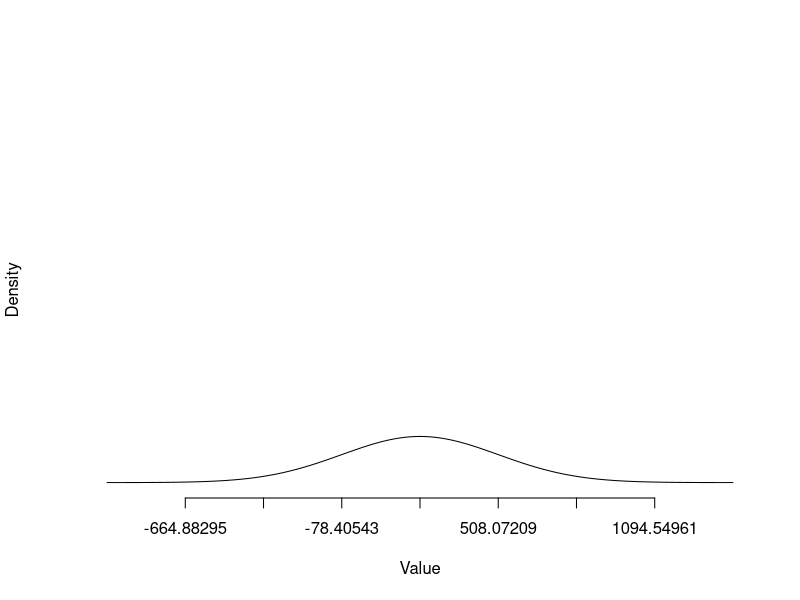
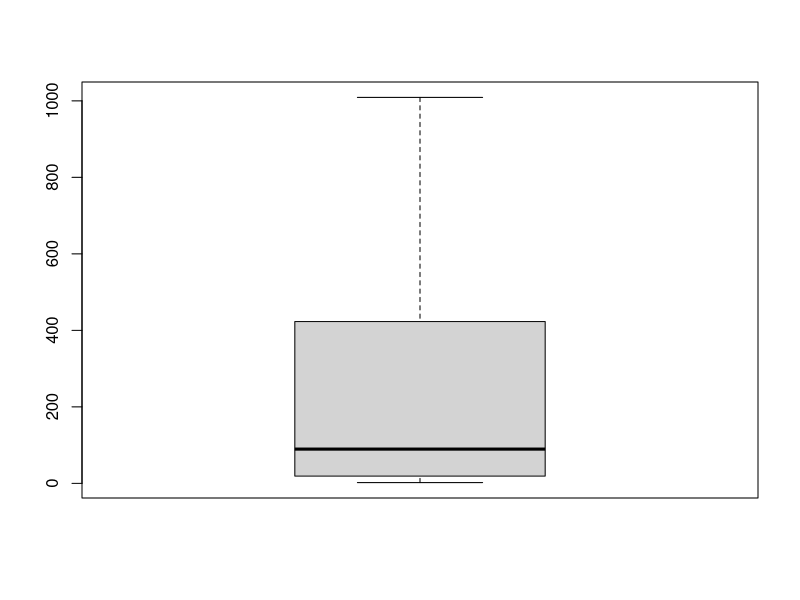
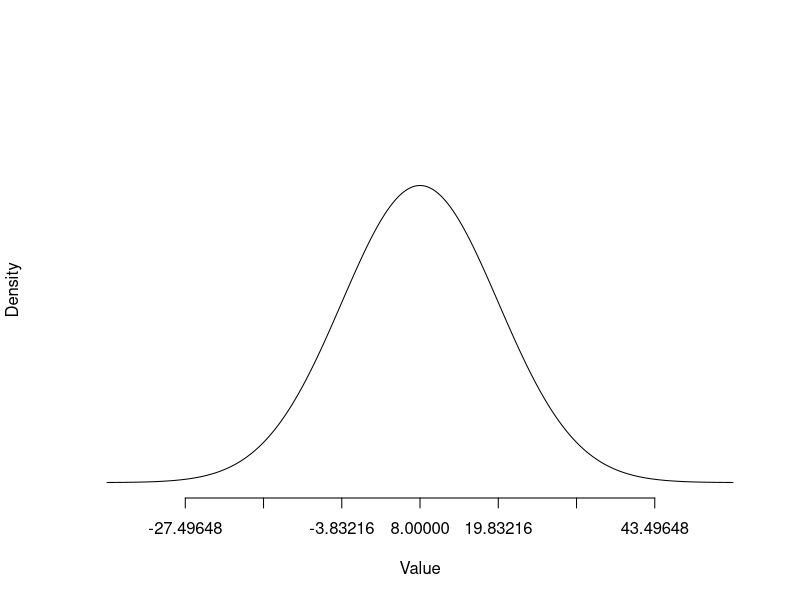
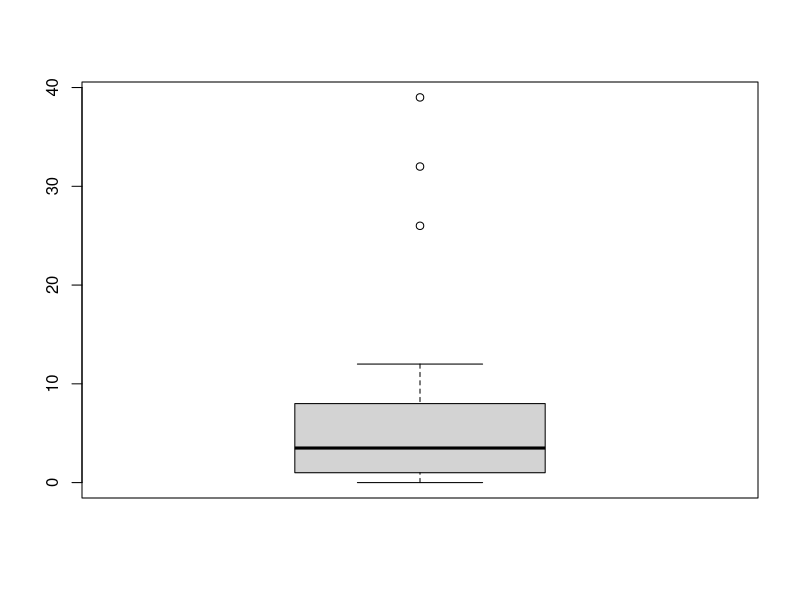
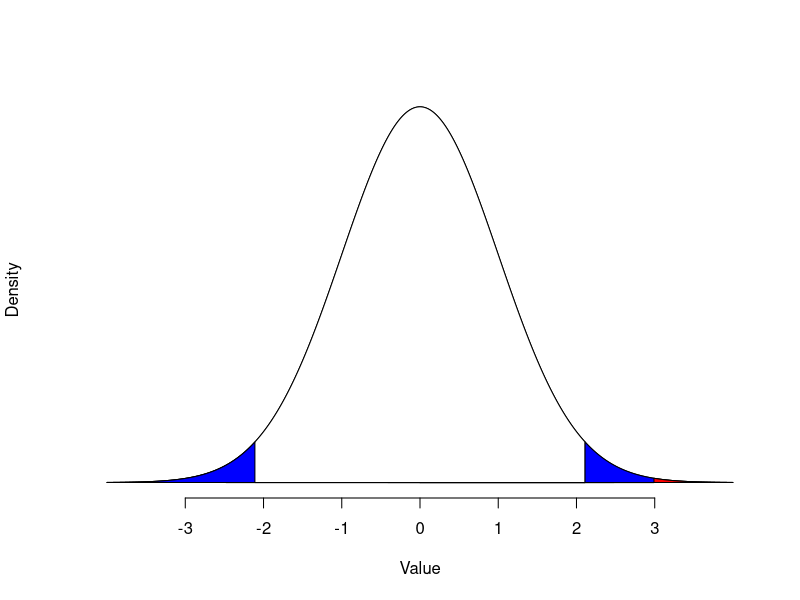

Write R code to recreate these figures, in order.
## ---- chunk 1

  library(ggplot2)
  library(tidyverse)
  library(data.table)


  knitr::opts_chunk$set(
    error = TRUE,
    fig.align = 'center' ,
    out.width = "90%" ,
    warning = FALSE,
    message = FALSE,
    
    size = "small" ,
    tidy = FALSE
  )
## ---- chunk 2
Data <- read.csv("Rain,Dry,fatalities.csv")

print(Data)
## ---- chunk 3
Drymean <- mean(Data$Dry)
DrySD <- sqrt(var(Data$Dry))

## ---- chunk 4
Value = seq(Drymean-4*DrySD, Drymean+4*DrySD, 0.01)
Density = dnorm(Value, Drymean, DrySD)
plot(Value, Density, main =, type='l', ylim=c(0, max(Density)+0.01), axes=FALSE)
axis(1, at = seq(Drymean-3*DrySD, Drymean+3*DrySD, DrySD))
boxplot(Data$Dry)
## ---- chunk 5
Wetmean <- mean(Data$Rain)
WetSD <- sqrt(var(Data$Rain))

## ---- chunk 6
Value = seq(Wetmean-4*WetSD, Wetmean+4*WetSD, 0.01)
Density = dnorm(Value, Wetmean, WetSD)
plot(Value, Density, main =, type='l', ylim=c(0, max(Density)+0.01), axes=FALSE)
axis(1, at = seq(Wetmean-3*WetSD, Wetmean+3*WetSD, WetSD))
boxplot(Data$Rain)
## ---- chunk 7
Zo = (Drymean-Wetmean) / sqrt(((DrySD^2)/18)+((WetSD^2)/18))
## ---- chunk 8
Zo1 <- 1-pnorm(Zo)
## ---- chunk 9
x = 2.990076
sd = 1
u = 0
a = 2.110
a1 = -2.110
b = 0

Value = seq(u-4*sd, u+4*sd, 0.01)
Density = dnorm(Value, u, sd)
plot(Value, Density, main =, type='l', ylim=c(0, max(Density)+0.01), axes=FALSE)
axis(1, at = seq(u-3*sd, u+3*sd, sd))

cord.a = c(0, seq(min(Value), a, 0.01), a)
cord.b = c(0, dnorm(seq(min(Value), a, 0.01), u, sd), 0)
polygon(cord.a, cord.b, col="White")

cord.g = c(0, seq(min(Value), a1, 0.01), a1)
cord.h = c(0, dnorm(seq(min(Value), a1, 0.01), u, sd), 0)
polygon(cord.g, cord.h, col="BLue")

cord.e = c(a, seq(a,max(Value),0.01),b)
cord.f = c(0,dnorm(seq(a,max(Value),0.01),u,sd),0 )
polygon(cord.e, cord.f, col = "Blue")

cord.c = c(x, seq(x,max(Value),0.01),b)
cord.d = c(0,dnorm(seq(x,max(Value),0.01),u,sd),0 )
polygon(cord.c, cord.d, col = "Red")


